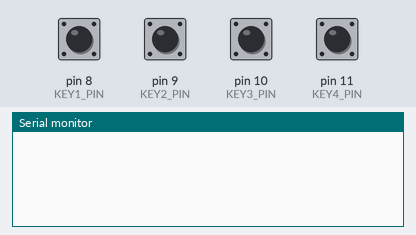
A sketch run on a simulated Arduino Uno, built with avr-gcc and run on an emulated ATmega328P. Parts: the last lines printed to the serial monitor. Inputs (shaded band) come from the test bench; at power-on: pin 8 (KEY1_PIN), pin 9 (KEY2_PIN), pin 10 (KEY3_PIN), pin 11 (KEY4_PIN) HIGH.

Above: at 1.2 s.
1.3 s: pin 8 (KEY1_PIN) pulled LOW for 0.15 s
At 1.9 s:
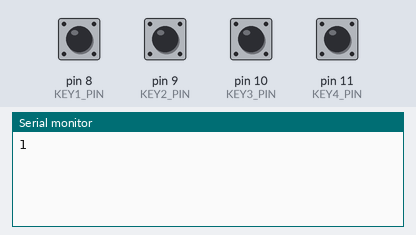
2.9 s: pin 9 (KEY2_PIN) pulled LOW for 0.15 s
At 4.1 s:
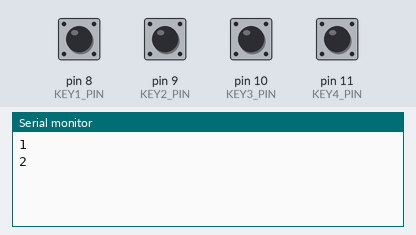
4.5 s: pin 10 (KEY3_PIN) pulled LOW for 0.15 s
At 5.5 s:
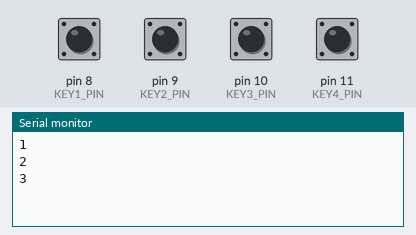
6.1 s: pin 11 (KEY4_PIN) pulled LOW for 0.15 s
At 6.7 s:
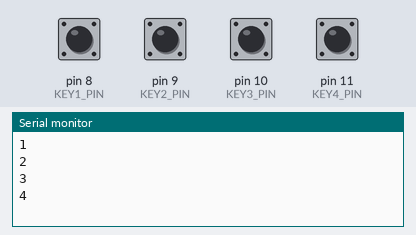
Timing chart, 0 to 8.7 s (numbered marks = the images above; inputs shaded):
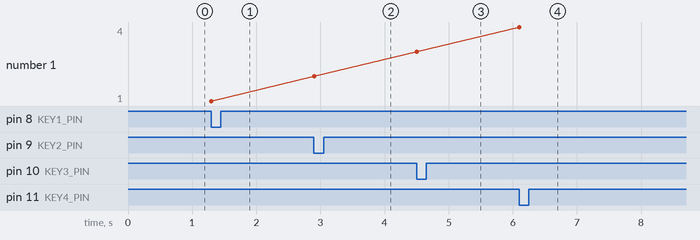

The sketch:

KeypadBoard.ino
```cpp
/*
 * ============================================================================
 *  文件：KeypadBoard.ino
 *  工程：Task3 按键板程序（第二块板 · 单独烧录）
 * ----------------------------------------------------------------------------
 *  功能：读取 4 个按键，按下后通过串口发送指令给主控板（Task3.ino）
 *        主控板收到后驱动机械臂：
 *          '1' 循环夹取（A→B→C→A…）
 *          '2' 录制开始/结束（摇杆操控 >10s）
 *          '3' 播放上一次录制
 *          '4' 回中
 *
 *  接线（第二块板，Arduino UNO R3）：
 *    按键1 → D8         按键2 → D9
 *    按键3 → D10        按键4 → D11
 *    （按键另一端接 GND，按下=低电平；代码已用内部上拉，无需外部电阻）
 *
 *  与主控板连接（两板波特率均 9600）：
 *    本板 TX(D1) → 主控板 RX(D0)
 *    本板 GND    → 主控板 GND
 *
 *  注意：主控板舵机引脚（D9/D8/D7/D6）保持不变，与按键互不冲突。
 * ============================================================================
 */

#define KEY1_PIN  8           // 按键1：循环夹取
#define KEY2_PIN  9           // 按键2：录制/结束
#define KEY3_PIN  10          // 按键3：播放
#define KEY4_PIN  11          // 按键4：回中

const unsigned long DEBOUNCE_MS = 300;   // 防抖时间（毫秒）

unsigned long lastPress1 = 0;   // 各按键上次触发时间（防抖用）
unsigned long lastPress2 = 0;
unsigned long lastPress3 = 0;
unsigned long lastPress4 = 0;

void setup(){
  pinMode(KEY1_PIN, INPUT_PULLUP);   // 按下=低电平，内部上拉
  pinMode(KEY2_PIN, INPUT_PULLUP);
  pinMode(KEY3_PIN, INPUT_PULLUP);
  pinMode(KEY4_PIN, INPUT_PULLUP);

  Serial.begin(9600);                // 与主控板同波特率
}

void loop(){
  unsigned long now = millis();

  if (digitalRead(KEY1_PIN) == LOW && now - lastPress1 > DEBOUNCE_MS){
    lastPress1 = now;
    Serial.println('1');      // 循环夹取
  }
  if (digitalRead(KEY2_PIN) == LOW && now - lastPress2 > DEBOUNCE_MS){
    lastPress2 = now;
    Serial.println('2');      // 录制/结束
  }
  if (digitalRead(KEY3_PIN) == LOW && now - lastPress3 > DEBOUNCE_MS){
    lastPress3 = now;
    Serial.println('3');      // 播放
  }
  if (digitalRead(KEY4_PIN) == LOW && now - lastPress4 > DEBOUNCE_MS){
    lastPress4 = now;
    Serial.println('4');      // 回中
  }
}
```

Measured:
- after the input at 1.3 s, the serial monitor: prints a new line at once (image 1)
- after the input at 2.9 s, the serial monitor: prints a new line at once (image 2)
- after the input at 4.5 s, the serial monitor: prints a new line at once (image 3)
- after the input at 6.1 s, the serial monitor: prints a new line at once (image 4)
- plotted number 1: 1 → 2 after the input at 2.9 s, 2 → 3 after the input at 4.5 s, 3 → 4 after the input at 6.1 s
